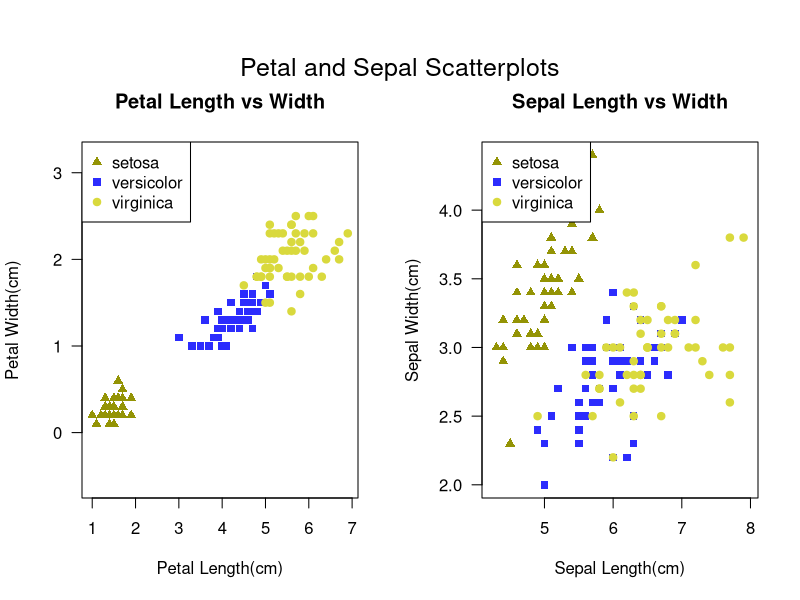
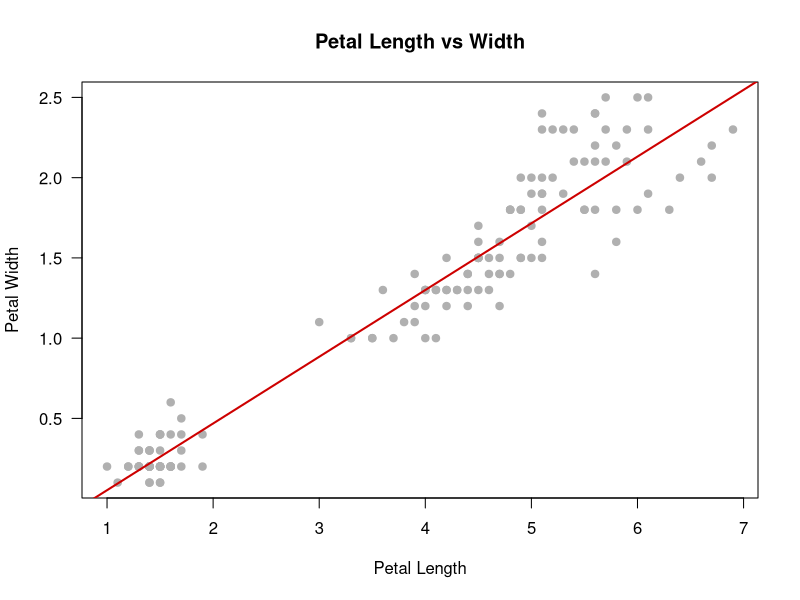
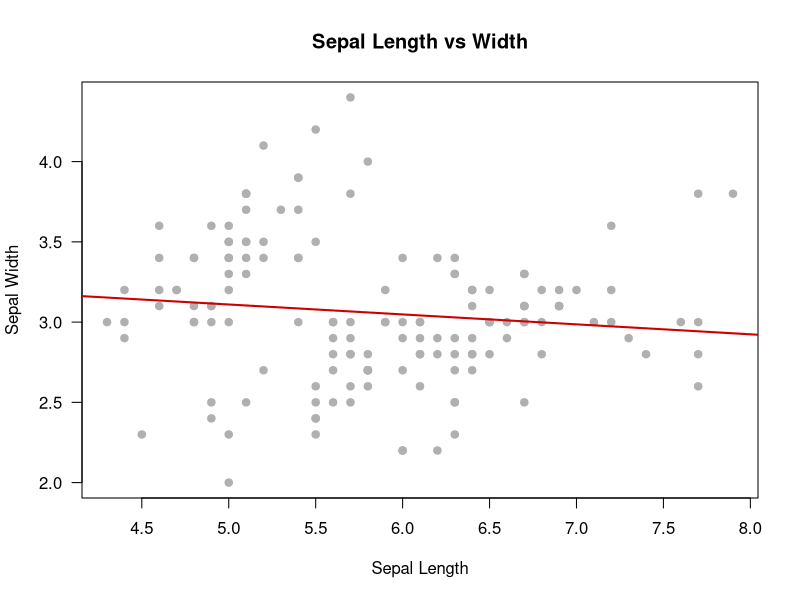
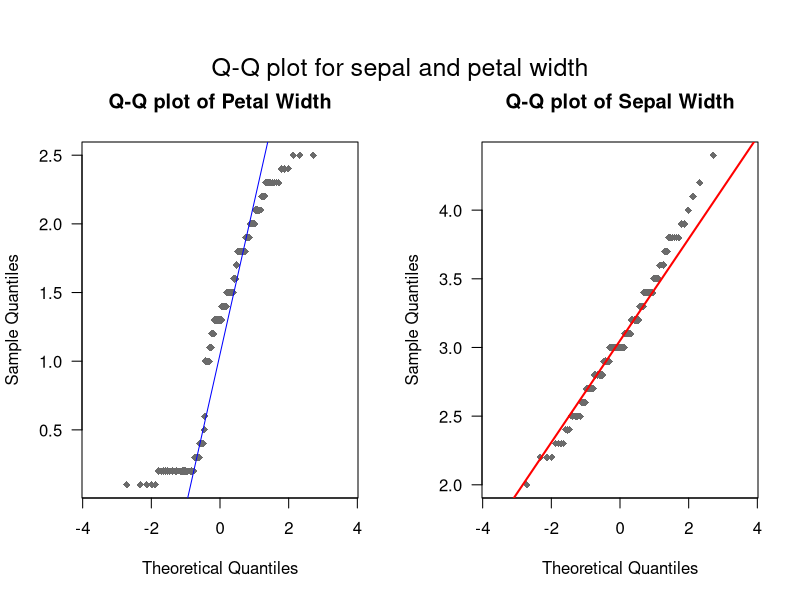
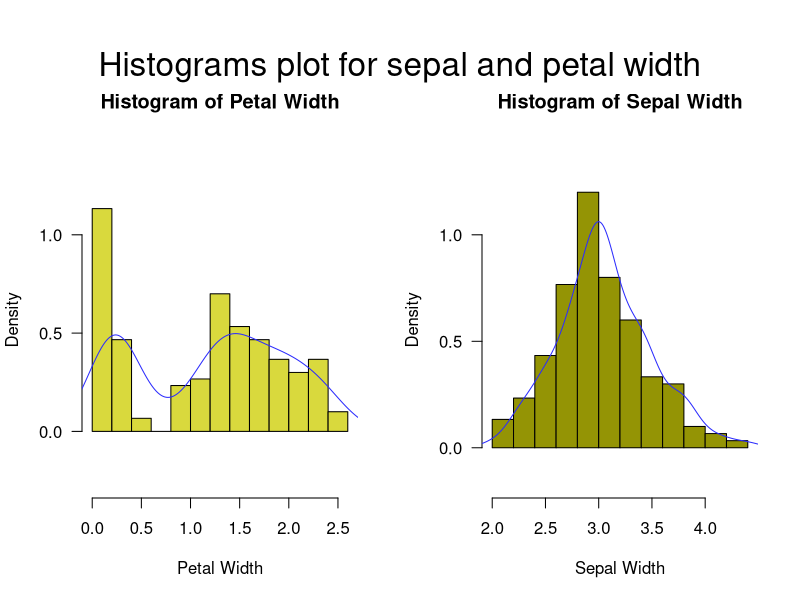
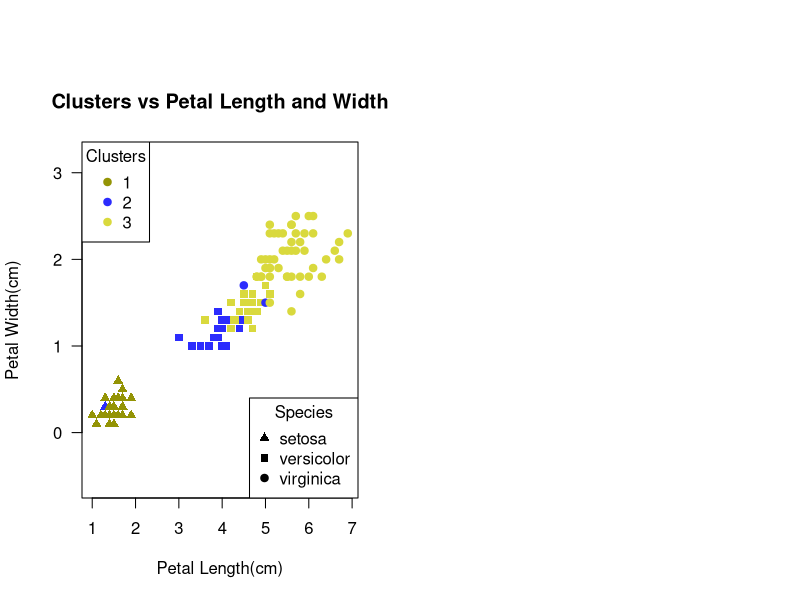

R code for these plots, in order:
# Install and load necessary package
install.packages("dichromat")
library(dichromat)

# Define the original color palette
original_colors <- c("red", "blue", "green")

# Simulate color palettes for different types of colorblindness
protan <- dichromat(original_colors, type = "protan")
deutan <- dichromat(original_colors, type = "deutan")
tritan <- dichromat(original_colors, type = "tritan")

Petal.Width=(iris$Petal.Width) 
Sepal.Width=(iris$Sepal.Width) 
Petal.Length=(iris$Petal.Length) 
Sepal.Length=(iris$Petal.Length)

################################################################################

#EXCERCISE 1

# Loading the iris dataset
iris_table <- iris
species_names <- unique(iris_table$"Species")

# Print species info
print(species_names)
table(iris_table$"Species")

# Map species to original colors and colorblind-simulated colors
species_colours_original <- c("setosa" = "red", 
                              "versicolor" = "blue", 
                              "virginica" = "green")

species_colours_deutan <- c("setosa" = deutan[1], 
                            "versicolor" = deutan[2], 
                            "virginica" = deutan[3])

# Shapes for the species (consistent across plots)
species_shapes <- c("setosa" = 17, "versicolor" = 15, "virginica" = 19)


# Creating scatterplots

# Setting up the plotting area to produce a multi-panel plot with 1 row and 2 columns.
# Adjusting outer and inner margins
par(mfrow = c(1, 2), oma = c(0, 0, 3, 0), mar = c(5, 4, 4, 2) + 0.1) 

plot(iris$Petal.Length, iris$Petal.Width, 
     col = species_colours_deutan[iris$Species], 
     pch = species_shapes[iris$Species], 
     xlab = "Petal Length(cm)", ylab = "Petal Width(cm)", 
     asp = 2, las=1,
     main = "Petal Length vs Width")
legend("topleft", legend = names(species_colours_deutan), 
       col = species_colours_deutan, 
       pch = species_shapes, cex = 1)

plot(iris$Sepal.Length, iris$Sepal.Width, 
     col = species_colours_deutan[iris$Species], 
     pch = species_shapes[iris$Species], 
     xlab = "Sepal Length(cm)", ylab = "Sepal Width(cm)", 
     asp = 2, las=1,
     main = "Sepal Length vs Width")  
legend("topleft", legend = names(species_colours_deutan), 
       col = species_colours_deutan, 
       pch = species_shapes, cex = 1) 

# Adding a common title for both plots.
mtext("Petal and Sepal Scatterplots", side = 3, outer = TRUE, 
      line = -1, cex = 1.5) # Adds a title to the entire plotting area.

# Resetting plotting parameters to avoid that future subsequent plots might 
#nherit the multi-panel layout.
par(mfrow = c(1, 1))

dev.off()


#EXCERCISE 2

# Linear regression for petal length vs. petal width
petal_lm <- lm(Petal.Width ~ Petal.Length, data = iris_table)

# Linear regression for sepal length vs. sepal width
sepal_lm <- lm(Sepal.Width ~ Sepal.Length, data = iris_table)


# Plotting Petal Variables
plot(iris$Petal.Length, iris$Petal.Width,
     xlab = "Petal Length", ylab = "Petal Width",
     main = "Petal Length vs Width", 
     pch = 19, las=1, col = "gray69")
abline(petal_lm, col = "red3", lwd = 2)

# Plotting Sepal Variables

plot(iris$Sepal.Length, iris$Sepal.Width,
     xlab = "Sepal Length", ylab = "Sepal Width",
     main = "Sepal Length vs Width", 
     pch = 19, las=1, col = "gray69")
abline(sepal_lm, col = "red3", lwd = 2)

dev.off()


#EXCERCISE 3

################################################################################
#I just modified the asp (aspect ratio) and the colorurs but at the end
#I don't think we are required to do the q-q plot from the excercise 3

par(mfrow = c(1, 2), oma = c(0, 0, 3, 0), mar = c(5, 4, 4, 2) + 0.1)

qqplot.Petalwidth.pdf = qqnorm(Petal.Width, 
                               main = "Q-Q plot of Petal Width", 
                               col = "gray42", 
                               asp=4, las=1,
                               pch = 18)

qqline(Petal.Width, col = "blue", lwd = 1)

qqplot.Sepalwidth.pdf = qqnorm(Sepal.Width, 
                               main = "Q-Q plot of Sepal Width", 
                               col = "gray42", 
                               asp=4, las=1,
                               pch = 18)

qqline(Sepal.Width, col = "red", lwd = 2)

mtext("Q-Q plot for sepal and petal width", side = 3, outer = TRUE, 
      line = -1, cex = 1.5) # Adds a title to the entire plotting area
################################################################################

#shapiro test

petal_width_shapiro = shapiro.test(Petal.Width)
petal_width_shapiro

# Shapiro-Wilk normality test
# data:  Petal.Width
# W = 0.90183, p-value = 1.68e-08

sepal_width_shapiro = shapiro.test(Sepal.Width)
sepal_width_shapiro

# Shapiro-Wilk normality test
# data:  Sepal.Width
# W = 0.98492, p-value = 0.1012


#Histogram for the petal width

par(mfrow = c(1, 2), oma = c(0, 0, 3, 0), mar = c(5, 4, 4, 2) + 0.1)

histo.Petal.Width.pdf = hist(Petal.Width, 
                             main = "Histogram of Petal Width", 
                             freq = F, 
                             col = deutan[3],
                             asp = 2, las=1,
                             xlab = "Petal Width")
Pd = density(Petal.Width)
lines(Pd, col = deutan[2])


#Histogram for the sepal width

histo.Sepal.Width.pdf = hist(Sepal.Width, 
                             main = "Histogram of Sepal Width", 
                             freq = F, 
                             col = deutan[1], 
                             asp = 2, las=1,
                             xlab = "Sepal Width")
Sd = density(Sepal.Width)
lines(Sd, col = deutan[2])

mtext("Histograms plot for sepal and petal width", side = 3, outer = TRUE, 
      line = -1, cex = 2) # Adds a title to the entire plotting area




#EXCERCISE 4

#Removal of the column "Species" since it is qualitative and not numerical  
#Clustering is performed with only numerical objects

iris_numeric <- iris_table[, -ncol(iris_table)] #since the column "Species" is the last one

#Reduction to the 4 variables: 
#"Sepal.Length", "Sepal.Width", "Petal.Length", "Petal.Width"

#After scaling the dataset that gives 
#Equal Weighting: Features in different units or scales can dominate distance calculations, leading to biased results. 
#Improved Accuracy: Scaling ensures each feature contributes equally, helping to identify the true data structure. 
#Consistency: Distance metrics like Euclidean distance are sensitive to scale; scaling ensures consistent and meaningful distances.

#it is time for the computation of the distance matrix to define the distance between the new group and
#the rest of the data points.

iris_dist=dist(scale(iris_numeric))

#as this default method is implemented with:
iris_hc = hclust(iris_dist)

#the distance between pairs of clusters is defined as the
#maximum value of all possible distances between elements of the two clusters.

#This function produces a vector that defines the belonging to one of the 3 groups.
iris_clusters = cutree(iris_hc, k=3)

iris$iris_clusters <- iris_clusters

#Now, we can test the performance of the clustering method by comparing 
#the original classification with the clustering:

contingency_table <- table (iris$iris_clusters, iris$Species)

print(contingency_table)

#setosa versicolor virginica
#1     49          0         0
#2      1         21         2
#3      0         29        48

#prepearing the clustering colours in a way that enables colorblind people to use it

cluster_colors <- dichromat(c("red", "blue", "green"), type = "deutan")

plot(iris$Petal.Length, iris$Petal.Width, 
     col = cluster_colors[iris_clusters], 
     pch = species_shapes[iris$Species], 
     xlab = "Petal Length(cm)", ylab = "Petal Width(cm)", 
     asp = 2, las=1,
     main = "Clusters vs Petal Length and Width")

legend("topleft", legend = unique(iris_clusters), 
       col = cluster_colors, 
       pch = 19, cex = 1, title = "Clusters")

legend("bottomright", legend = names(species_shapes), 
       col = "black", 
       pch = species_shapes, cex = 1, title = "Species")
